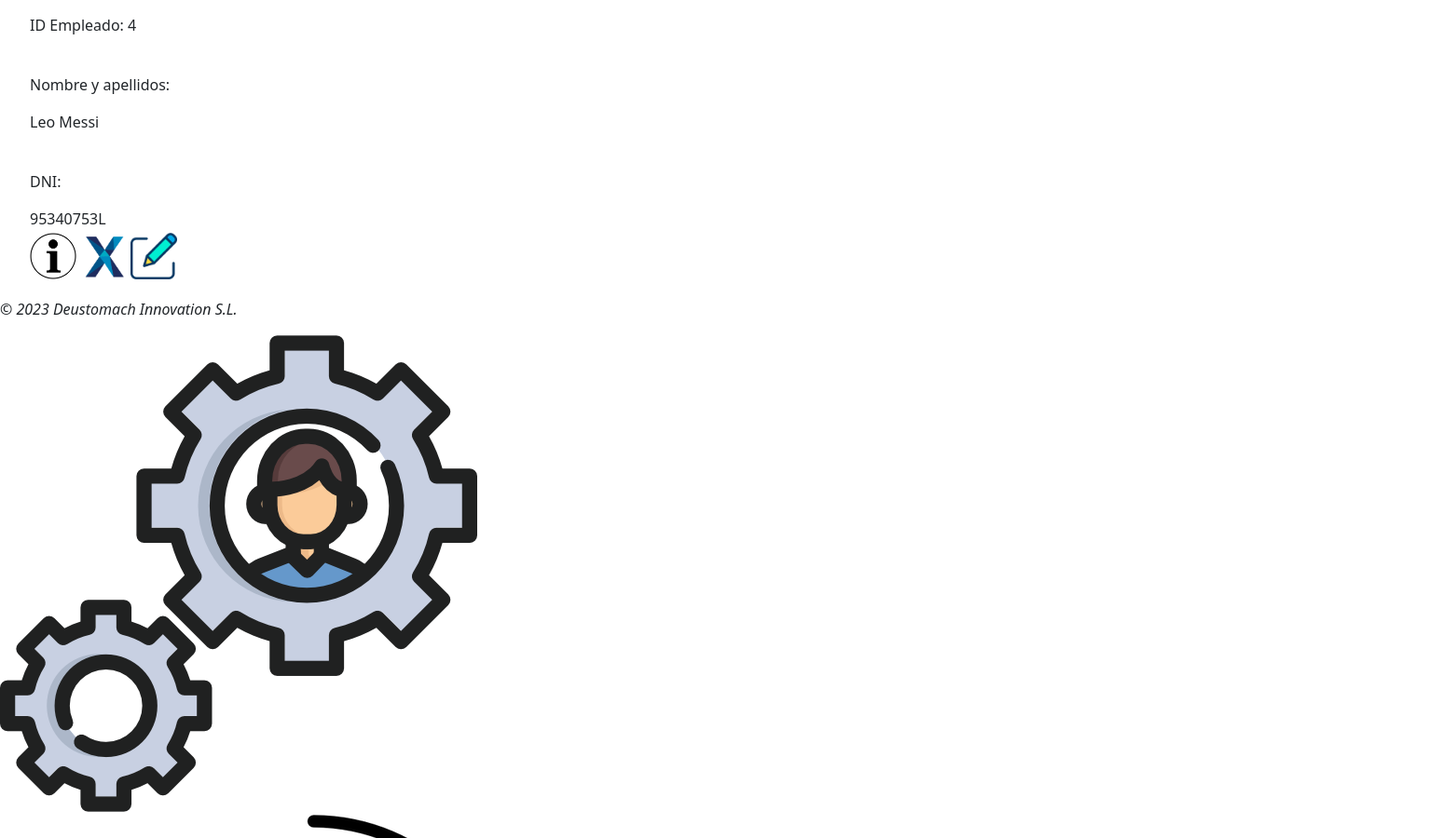
The page /AppWeb/listadoEmpleados/ (middle part) on the database as committed earlier.
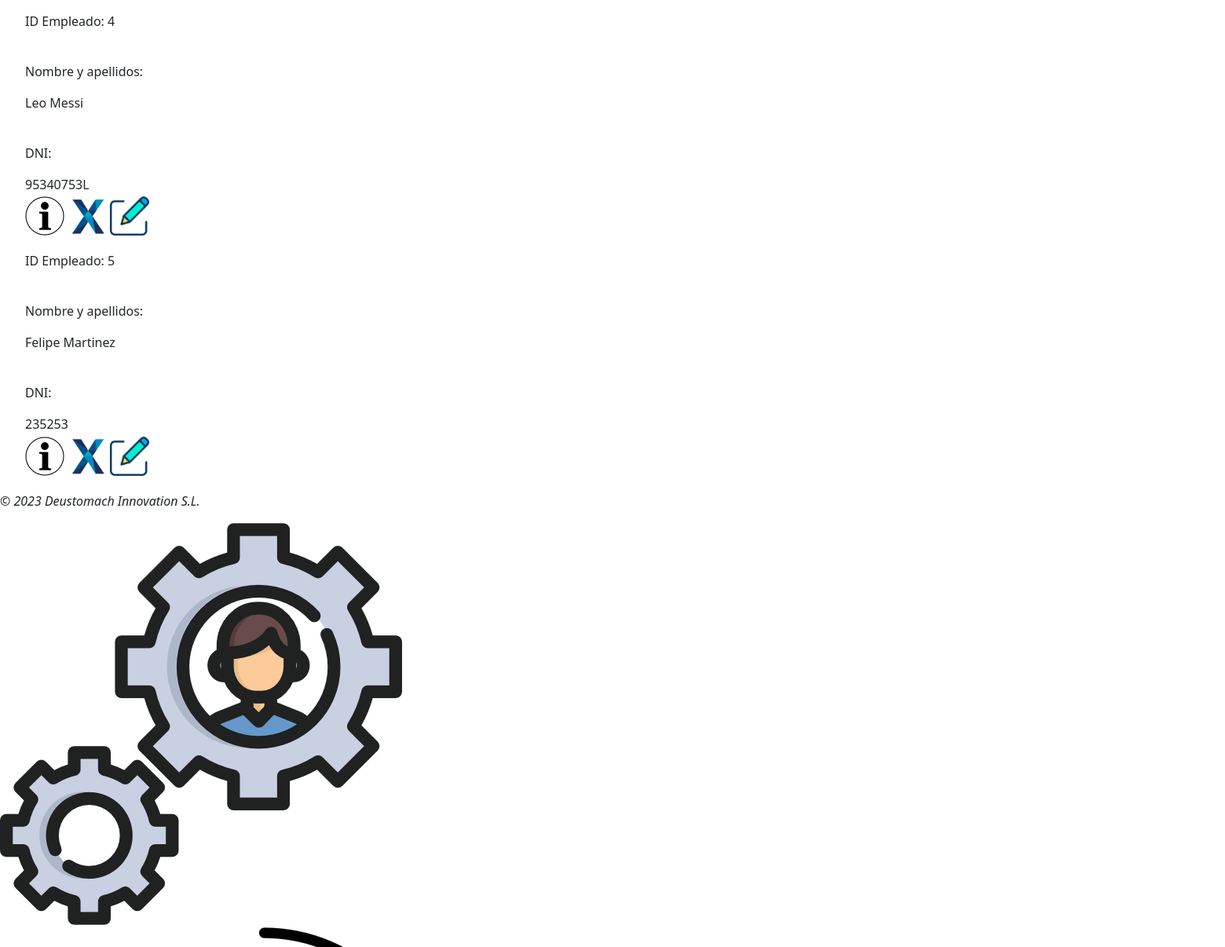
The same page on the database as committed later.
### AppWeb/models.py (models this page shows, shortened)
class Empleado(models.Model):
    dni = models.CharField(max_length=9)
    nombre = models.CharField(max_length=15)
    apellidos = models.CharField(max_length=25)
    email = models.CharField(max_length=30)
    telefono = models.IntegerField(default=0)

### AppWeb/views.py (the view)
# urls.py: path('AppWeb/listadoEmpleados/', ListaEmpleado.as_view(), name='listado-empleado'),
class ListaEmpleado(ListView):
    model = Empleado
    template_name = 'listadoEmpleados.html'

### AppWeb/Templates/listadoEmpleados.html (shortened to what this page needs)
{% extends "homeEmpleados.html" %}
{% load static %}
{% block contenido %}
<div class="contenido">
    {% if object_list %}
        {% for emp in object_list %}
        <ul>
            <div>
                <p>ID Empleado: {{emp.id}}</p><br>
                <p>Nombre y apellidos:</p>{{emp.nombre}} {{emp.apellidos}}</p><br>
                <p>DNI:</p> {{ emp.dni }}<br>
                <a href="{% url 'gestion:detalle-empleado' emp.id %}"><img src="{% static 'images/info.png' %}"  title="Pulsa para ver los detalles del empleado" width="50px"></a>
                <a href="{% url 'gestion:borrar-empleado' emp.id %}"><img src="{% static 'images/delete.png' %}" title="Haz clic para eliminar al empleado" width="50px"></a>
                <a href="{% url 'gestion:modificar-empleado' emp.id %}"><img src="{% static 'images/editar.png' %}" title="Haz clic para editar este empleado" width="50px" ></a>
            </div>
        </ul>
        {% endfor %}
    {% else %}
        <h1>No hay empleados disponibles</h1>
    {% endif %}
</div>
{% endblock %}

Rows that differ between the two databases and show on the page:
added Empleado: id "5", nombre "Felipe", apellidos "Martinez", dni "235253"
